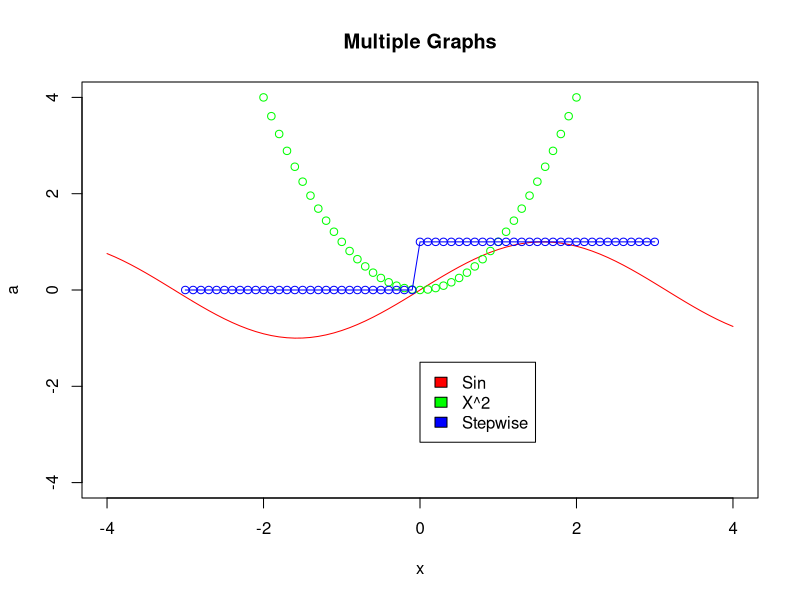

The R script that drew this image:
## ---- chunk 1
#create the sinx
x <- seq(-4,4,0.1)
a <- sin(x)
#create the quadratic
y <- seq(-2,2,0.1)
b <- x^2
#create the step function
y0<-rep(0,40)
y1<-rep(1,41)
step <- append(y0,y1)
#add NAs to end and beginning values of the vector to make sure range(x) is between -3 and 3
step[1:10] <- NA
step[72:81] <- NA


plot(x, a, type='l', col='red', xlim=c(-4,4), ylim=c(-4, 4), main='Multiple Graphs')
lines(x, b, type='p', col='green')
lines(x, step, type='o', col='blue')
legend(0,-1.5,legend = c("Sin", "X^2", "Stepwise"),fill=c('red','green','blue'))
## ---- chunk 2
#my own implementation of the aov function (one-way anova)
myANOVA <- function(data, labels) {
  #number of levels of labels
  a <-length(levels(labels))
  #number of observations for each label (assumes that its the same number for each label)
  n <-length(resp)/length(levels(tm))
  dftreat <- a - 1
  dferror <- a*(n-1)
  dftotal <- a*n -1
  
  #create one df for data and labels to easilt calculate treatment SS
  df <- cbind(data,labels)
  treatment_vector <- aggregate(data, by=list(labels), FUN=sum)
  
  sstotal <- sum(data^2) - (sum(data))^2/length(data)
  sstreat <- sum(treatment_vector$x^2)/n - (sum(data))^2/length(data)
  sse <- sstotal - sstreat
  
  mstreat <- sstreat/dftreat
  mse <- sse/dferror
  
  f <- mstreat/mse
  f_crit <- qf(1-0.01,df1=dftreat,df2=dferror)
  
  if (f > f_crit) {
   return(paste('Reject the Null at the 99% level because ', toString(f), ' is greater than ', toString(f_crit), sep=''))
  } else {
   return(paste('Do not reject the Null at the 99% level because ', toString(f), ' is less than ', toString(f_crit), sep=''))
  }
}
